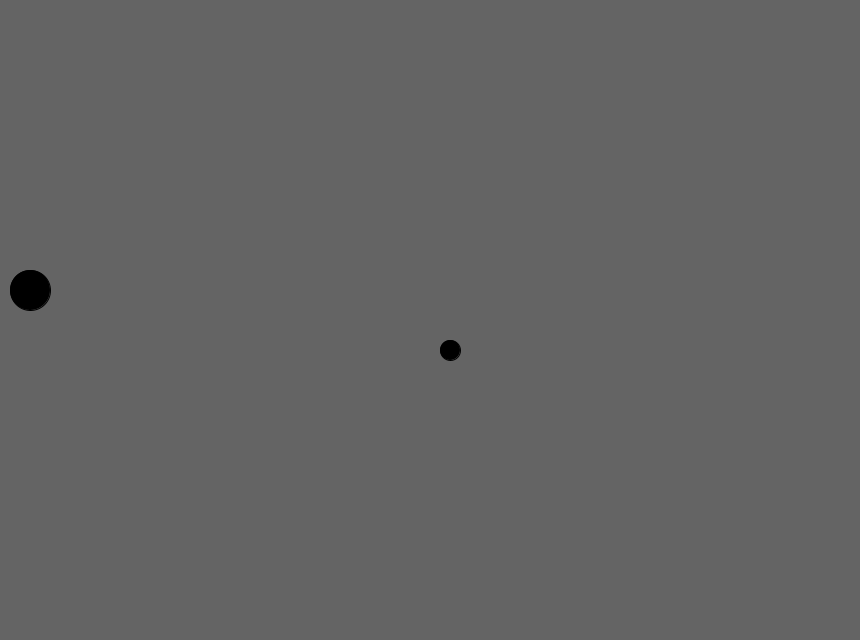
Frame 1 (no input)
Frame 60 (the mouse pressed at the canvas centre just before this capture): identical to frame 1, image omitted
Frame 120 (the mouse held since frame 60 and released just before this capture): identical to frame 1, image omitted

The Processing sketch that drew this single still picture (run headless with seeded random() and noise(); from frame 60 on, the mouse is pressed at the canvas centre):

// Processing sketch: Collision
// ── Collision.pde
float x = 0;
float y = 0;

void setup(){
  size(860,640);
}

void draw(){
  background(100);
  translate(width/2,height/2);
  Ball[] balls = {
    new Ball(-400, -30, 20, 1),
    new Ball(20, 30, 10, 1)
  };
  
  for (Ball b : balls) {
     b.drawBall(); 
  }
}

class Ball {
   PVector position;
   PVector velocity;
   float mass;
   float radius;
   
   Ball(float x, float y, float r, float m) {
     position = new PVector(x,y);
     mass = m;
     radius = r;
   }
   
   void drawBall() {
     pushStyle();
     fill(0);
     ellipse(position.x, position.y, radius*2, radius*2);
     popStyle();
   }
   
}
